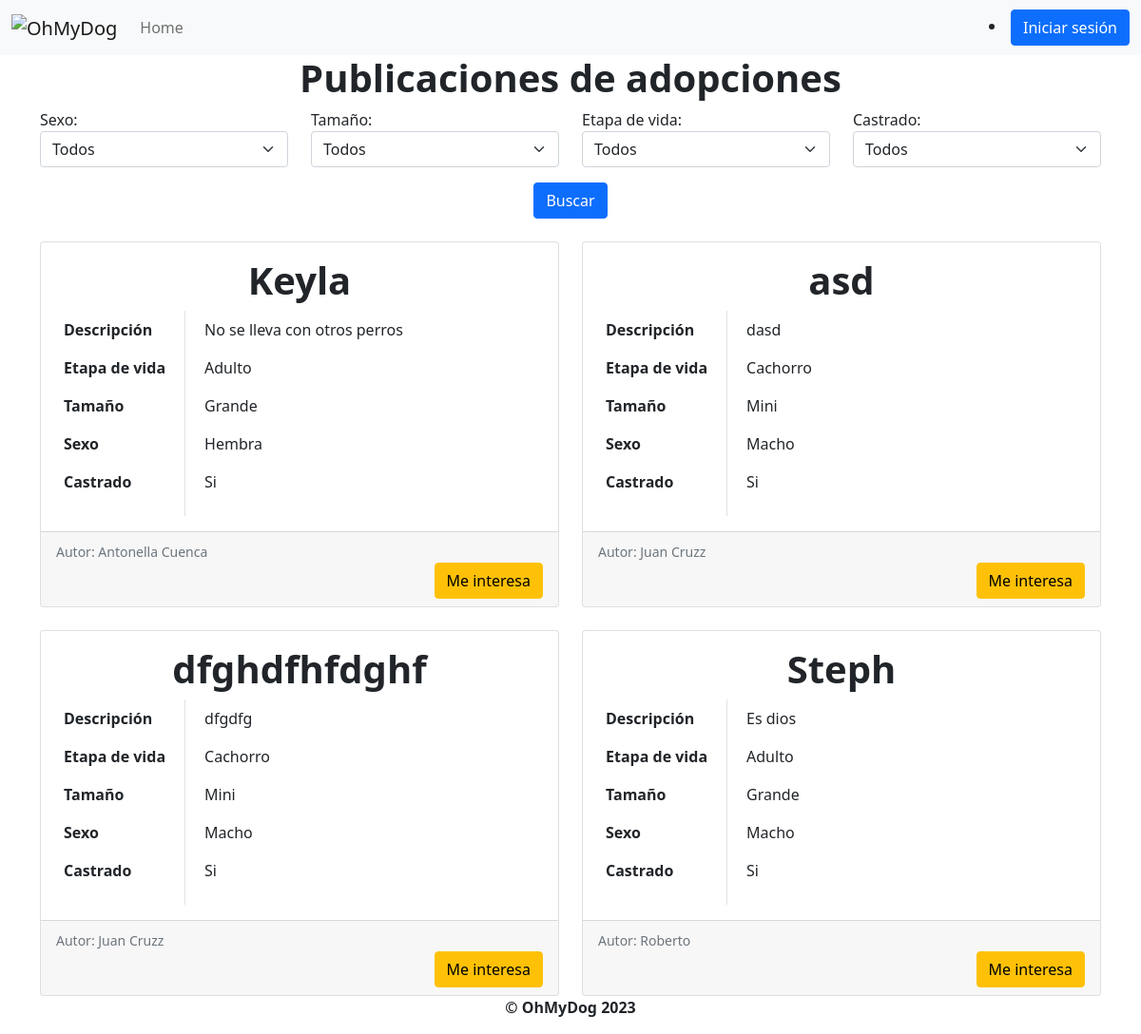
Screenshot of /publicaciones/adopciones with the database file from the repository.
### OhMyDog/modelos/publicaciones/adopciones.py (models this page shows, shortened)
class Adopcion(models.Model):
    id = models.BigAutoField(primary_key=True)
    cliente = models.ForeignKey(
        Cliente, null=False, on_delete=models.CASCADE
    )
    descripcion = models.TextField(null=True)
    nombre = models.CharField(max_length=30)
    tamanio_perro = models.ForeignKey(
        TamanioPerro, null=False, on_delete=models.CASCADE
    )
    etapa_vida_perro = models.ForeignKey(
        EtapaVidaPerro, null=False, on_delete=models.CASCADE
    )
    sexos = [("M", "Macho"), ("H", "Hembra")]
    sexo = models.CharField(max_length=1, choices=sexos, blank=False)
    castrado = models.CharField(max_length=1, choices=[("S", "Si"), ("N", "No")], blank=False)
    adoptado = models.BooleanField(default=False)

### OhMyDog/modelos/etapaVidaPerro/etapaVidaPerro.py (models this page shows, shortened)
class EtapaVidaPerro (models.Model):
    id = models.BigAutoField(primary_key=True)
    nombre = models.CharField(max_length=30)

### OhMyDog/modelos/tamaniosPerros/tamaniosPerros.py (models this page shows, shortened)
class TamanioPerro (models.Model):
    id = models.BigAutoField(primary_key=True)
    nombre = models.CharField(max_length=30)

### OhMyDog/modelos/clientes/clientes.py (models this page shows, shortened)
class Cliente(models.Model):
    id = models.BigAutoField(primary_key=True)
    nombre = models.CharField(max_length=30)
    email = models.EmailField(max_length=30)
    telefono = models.CharField(max_length=20)
    habilitado = models.BooleanField(default=True)

### OhMyDog/views/publicaciones_adopciones.py (the view)
def listar_publicaciones_de_adopciones(request):
    if request.user.is_authenticated and request.user.cliente:
        adopciones = listar_adopciones_no_mias(request.user.cliente.id)
        for adopcion in adopciones:
            if usuario_tiene_interes_adopcion(adopcion, request.user.cliente) is None:
                adopcion.tiene_interes = False
            else:
                adopcion.tiene_interes = True
        return render(
            request,
            "listar_publicaciones_de_adopciones.html",
            {"adopciones": adopciones, "cliente": request.user.cliente},
        )
    else:
        adopciones = listar_todas_adopciones()
        return render(
            request,
            "listar_publicaciones_de_adopciones.html",
            {"adopciones": adopciones, "cliente": None},
        )

### OhMyDog/modelos/publicaciones/__init__.py (called while the page is built)
def listar_todas_adopciones():
    return Adopcion.objects.all()

### OhMyDog/templates/listar_publicaciones_de_adopciones.html (shortened to what this page needs)
{% extends 'layout.html' %}
{% block content %}
<h1 style="text-align:center">Publicaciones de adopciones</h1>
<form method="get" action="{% url 'filtrar_listado_adopciones' %}">
<div id="filtros" class="container bootstrap snippets bootdey">
    <div class="row mb-3">
        <div class="col">
            <label for="seleccionSexo">Sexo:</label>
            <select class="form-select" id="seleccionSexo" name="seleccionSexo">
                <option value="">Todos</option>
            </select>
        </div>
        <div class="col">
            <label for="seleccionTamanio">Tamaño:</label>
            <select class="form-select" id="seleccionTamanio" name="seleccionTamanio">
                <option value="">Todos</option>
            </select>
        </div>
        <div class="col">
            <label for="seleccionEtapaVida">Etapa de vida:</label>
            <select class="form-select" id="seleccionEtapaVida" name="seleccionEtapaVida">
                <option value="">Todos</option>
            </select>
        </div>
        <div class="col">
            <label for="seleccionCastrado">Castrado:</label>
            <select class="form-select" id="seleccionCastrado" name="seleccionCastrado">
                <option value="">Todos</option>
            </select>
        </div>
    </div>
        <div style="text-align: center; margin-top:5px ;">
            <button class="btn btn-primary" type="submit">Buscar</button>
        </div>
    </div>
</div>
<div class="container bootstrap snippets bootdey">
    {% if adopciones%}
        {% for adopcion in adopciones%}
            {% if forloop.counter0|divisibleby:2 %}
            <div class="row">
            {% endif %}
            <div class="col-sm-6" id="adopcionesContainer">
                <div class="card mt-4">
                    <div class="card-body">
                        <h1 class="card-title text-center">{{ adopcion.nombre }}</h1>
                        <div class="row">
                            <div class="col-auto vertical-line">
                                <table class="table table-borderless">
                                    <tbody>
                                        <tr>
                                            <th>Descripción</th>
                                        </tr>
                                        <tr>
                                            <th>Etapa de vida</th>
                                        </tr>
                                        <tr>
                                            <th>Tamaño</th>
                                        </tr>
                                        <tr>
                                            <th>Sexo</th>
                                        </tr>
                                        <tr>
                                            <th>Castrado</th>
                                        </tr>
                                    </tbody>
                                </table>
                            </div>
                            <div class="col">
                                <table class="table table-borderless">
                                    <tbody>
                                        <tr>
                                            <td>{{ adopcion.descripcion }}</td>
                                        </tr>
                                        <tr>
                                            <td class="etapa-vida">{{ adopcion.etapa_vida_perro.nombre }}</td>
                                        </tr>
                                        <tr>
                                            <td class="tamanio">{{ adopcion.tamanio_perro.nombre }}</td>
                                        </tr>
                                        <tr>
                                            {%if adopcion.sexo == "M"%}
                                                <td class="sexo">Macho</td>
                                            {%else%}
                                                <td class="sexo">Hembra</td>
                                            {% endif %}
                                        </tr>
                                        <tr>
                                            {%if adopcion.castrado == "S"%}
                                                <td class="castrado">Si</td>
                                            {% else %}
                                                <td class="castrado">No</td>
                                            {% endif %}
                                        </tr>
                                    </tbody>
                                </table>
                            </div>
                        </div>
                    </div>
                    <div class="card-footer">
                        <div class="row">
                            <p class="card-text"><small class="text-muted">Autor: {{ adopcion.cliente.nombre }}</small></p>
                        </div>
                        {%if not adopcion.adoptado%}
                        {%if not adopcion.tiene_interes %}
                            {% if cliente %}
                            <div class="col text-end">
                                <form action="{% url 'marcar_como_me_interesa' %}" method="POST">
                                    {% csrf_token %}
                                    <input type="hidden" name="key1" value="{{cliente.email}}">
                                    <input type="hidden" name="key2" value="{{cliente.telefono}}">
                                    <input type="hidden" name="key2" value="{{cliente.nombre}}">
                                    <input type="hidden" name="adopcion_id" value="{{adopcion.id}}">
                                    <button type="submit" class="btn btn-warning">Me interesa</button>
                                </form>
                            </div>
                            {% else %}
                            <div class="col text-end">
                                <a type="button" class="btn btn-warning" id="me_interesa"
                                    onclick="mostrarPopupContacto(event, '{{ adopcion.nombre }}', '{{adopcion.cliente.email}}', '{{adopcion.id}}');"
                                    href="{% url 'marcar_como_me_interesa' %}">Me interesa
                                </a>
                            </div>
                            {% endif %}
                        {%else%}
                            <div class="col text-end">
                            </div>
                        {% endif %}
                        {%else%}
                            <div class="col text-end">
                                <p class="text-success" style="font-weight:bold">Adoptado</p>
                            </div>
                        {%endif%}
                    </div>
                </div>
            </div>
            {% if forloop.counter|divisibleby:2 or forloop.last %}
            </div>
            {% endif %}
        {% endfor %}
    {% else %}
        <p id="mensajeNoAdopciones" style="text-align: center">No se encontraron adopciones</p>
    {% endif %}
</div>
{% endblock %}

### OhMyDog/templates/layout.html (style rules this page uses)
h1 { font-weight: bold; }

### OhMyDog/templates/listar_publicaciones_de_adopciones.html (style rules this page uses)
.vertical-line { border-right: 1px solid #dee2e6; height: 100%; }

### rows the page displays
Adopcion: nombre "Keyla", descripcion "No se lleva con otros perros", etapa_vida_perro.nombre "Adulto", tamanio_perro.nombre "Grande", sexo "Hembra", castrado "Si", cliente.nombre "Antonella Cuenca"
Adopcion: nombre "asd", descripcion "dasd", etapa_vida_perro.nombre "Cachorro", tamanio_perro.nombre "Mini", sexo "Macho", castrado "Si", cliente.nombre "Juan Cruzz"
Adopcion: nombre "dfghdfhfdghf", descripcion "dfgdfg", etapa_vida_perro.nombre "Cachorro", tamanio_perro.nombre "Mini", sexo "Macho", castrado "Si", cliente.nombre "Juan Cruzz"
Adopcion: nombre "Steph", descripcion "Es dios", etapa_vida_perro.nombre "Adulto", tamanio_perro.nombre "Grande", sexo "Macho", castrado "Si", cliente.nombre "Roberto"
